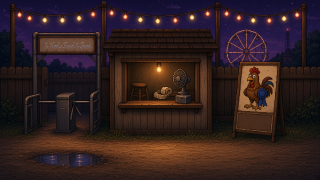
#> input picture pwas/radioactive-rooster/art/pixel/bg/gate.png, 320 x 180 px, found by its file name
$ python gate_header.py
#> lines starting #> are read from the running program, lines starting #| are printed output that depends on the picture; after the words box and inside, x2 and y2 are one past the last pixel; in counts of white or black regions, pixels touching at a corner belong together
# Gate booth roof + window header (Arlong 2026-10-18): the guard's cap rose past the window's top frame, so the booth
# roof, the wall strip and the header beam over the window opening join gate--front (alpha cut, booth pixels only, sky
# dropped by colour). The opening itself (x~127-194 from y62 down to the sill) stays clear; the posts and sill were
# already in gate--front (tools/bg/handcut/gate_front.py). Idempotent: re-adds the same pixels from the live plate.
import numpy as np
from PIL import Image, ImageDraw
ROOT = '/workspace/rooster-dev/art/pixel'
plate = np.asarray(Image.open(f'{ROOT}/bg/gate.png').convert('RGBA'))
occ = np.asarray(Image.open(f'{ROOT}/fg/gate--front.png').convert('RGBA')).copy()
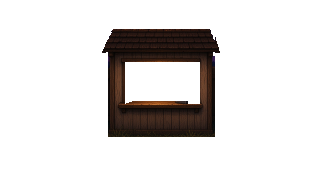
#> input picture pwas/radioactive-rooster/art/pixel/fg/gate--front.png, 320 x 180 px, found by its file name
#> occ is the input picture: shape (180, 320, 4); mean R, G, B, A 6.6, 4.1, 2.9, 38.1
m = Image.new('L', (320, 180), 0)
#> m: PIL image 320x180 L; every value is 0
d = ImageDraw.Draw(m)
d.polygon([(112, 28), (212, 28), (219, 52), (102, 52)], fill=255)  # the shingled roof and its eave
d.rectangle([108, 52, 214, 61], fill=255)                          # wall above the window + the header beam (lit edge y61)
sel = np.asarray(m) > 0
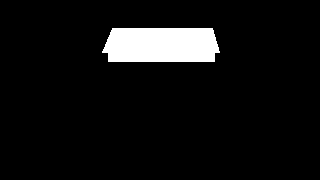
#> sel: shape (180, 320) bool; 6.4% white; 1 white region, box (x1, y1, x2, y2) and area: (102, 28, 220, 62) 3699
r, g, b = (plate[..., i].astype(int) for i in range(3))
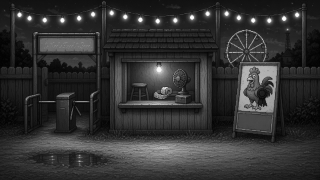
#> r: shape (180, 320) int64; min 2, max 255, mean 49.4
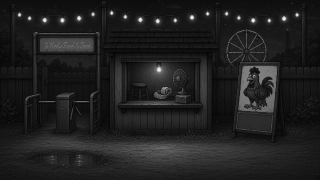
#> g: shape (180, 320) int64; min 4, max 244, mean 31.8
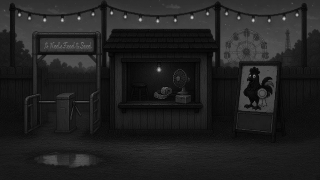
#> b: shape (180, 320) int64; min 2, max 206, mean 32.7
sky = (b > r + 12) & (b > g + 6)  # the night sky between the string lights
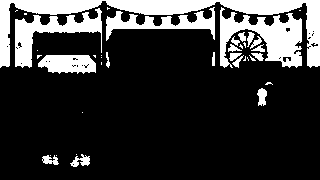
#> sky: shape (180, 320) bool; 21% white; 39 white regions (20 under 20 px), largest, box (x1, y1, x2, y2) and area: (0, 0, 320, 68) 4801, (220, 7, 302, 68) 2410, (15, 8, 102, 68) 1755
sel &= ~sky
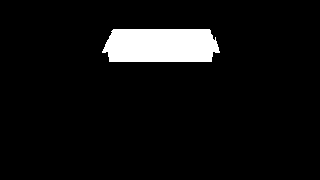
#> sel: shape (180, 320) bool; 6.1% white; 1 white region, box (x1, y1, x2, y2) and area: (102, 29, 220, 62) 3529
occ[sel] = plate[sel]
Image.fromarray(occ).save(f'{ROOT}/fg/gate--front.png')
print('header px', int(sel.sum()))
#| header px 3529
